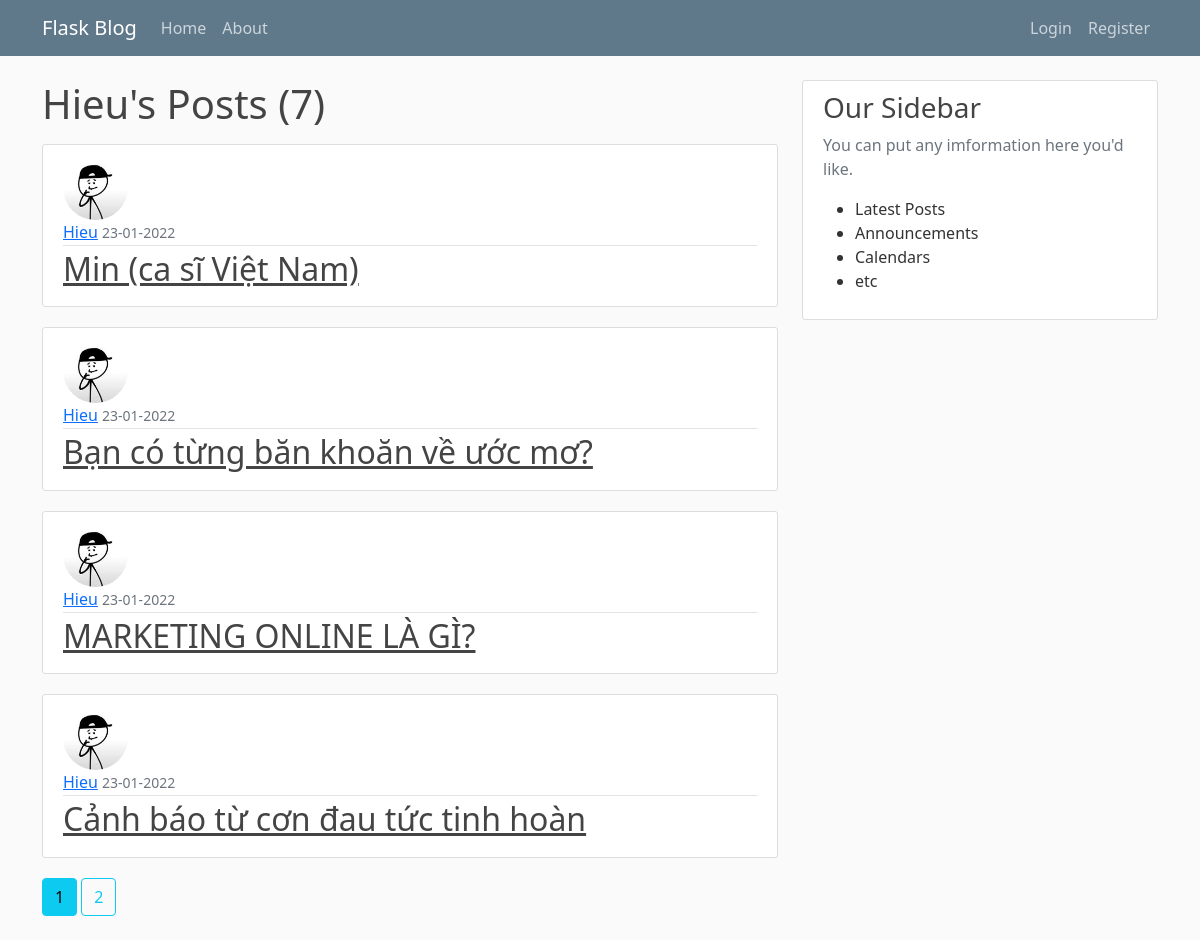
/user/Hieu, run on the app's committed database.
### flaskblog/models.py (models this page shows, shortened)
class User(db.Model, UserMixin):
    id = db.Column(db.Integer, primary_key=True)
    username = db.Column(db.String(20), unique=True, nullable=False)
    email = db.Column(db.String(120), unique=True, nullable=False)
    image_file = db.Column(db.String(20), nullable=False, default='default.jpg')
    password = db.Column(db.String(60), nullable=False)
    posts = db.relationship('Post', backref='author', lazy=True)

class Post(db.Model):
    id = db.Column(db.Integer, primary_key=True)
    title = db.Column(db.String(100), nullable=False)
    date_posted = db.Column(db.DateTime, nullable=False, default = datetime.utcnow)
    content = db.Column(db.Text, nullable=False)
    user_id = db.Column(db.Integer,db.ForeignKey('user.id'), nullable=False)

### flaskblog/routes.py (the view)
@app.route("/user/<string:username>")
def user_posts(username):
    page = request.args.get('page', 1, type=int)
    user = User.query.filter_by(username=username).first_or_404()
    posts = Post.query.filter_by(author=user)\
            .order_by(Post.date_posted.desc())\
            .paginate(page=page, per_page=4)
    return render_template('user_posts.html', posts=posts, user=user)

### flaskblog/templates/user_posts.html
{% extends "layout.html" %}
{% block content %}
    <h1 class="mb-3">{{ user.username }}'s Posts ({{ posts.total }})</h1>
    {% for post in posts.items %}
        <article class="media content-section">
            <img class="rounded-circle article-img" src="{{ url_for('static', filename='profile_pics/' + post.author.image_file) }}">
            <div>
                <div class="article-metadata">
                    <a class="mr-2" href="{{ url_for('user_posts', username = post.author.username) }}">{{ post.author.username }}</a>
                    <small class="text-muted">{{ post.date_posted.strftime('%d-%m-%Y') }}</small>
                </div>
                <h2><a class="article-title" href="{{ url_for('post', post_id = post.id) }}">{{ post.title }}</a></h2>
            </div>
        </article>
    {% endfor %}
    {% for page_num in posts.iter_pages(left_edge = 1, right_edge = 1, left_current = 1, right_current = 2) %}
        {% if page_num %}
            {% if posts.page == page_num %}
                <a class="btn btn-info mb-4" href="{{ url_for('user_posts', username=user.username, page= page_num) }}">{{ page_num }}</a>
            {% else %}
                <a class="btn btn-outline-info mb-4" href="{{ url_for('user_posts', username=user.username, page= page_num) }}">{{ page_num }}</a>
            {% endif %}
        {% else %}
            ...
        {% endif %}
    {% endfor %}
{% endblock content %}

### flaskblog/static/main.css (style rules this page uses)
body { background: #fafafa; color: #333333; margin-top: 5rem; }
h1, h2, h3, h4, h5, h6 { color: #444444; }
.content-section { background: #ffffff; padding: 10px 20px; border: 1px solid #dddddd; border-radius: 3px; margin-bottom: 20px; }
.article-title { color: #444444; }
.article-img { height: 65px; width: 65px; margin-right: 16px; }
.article-metadata { padding-bottom: 1px; margin-bottom: 4px; border-bottom: 1px solid #e3e3e3 }

### data on the page
User: username "Hieu"
Post: image_file (picture), author.username "Hieu", date_posted "23-01-2022", title "Min (ca sĩ Việt Nam)"
Post: image_file (picture), author.username "Hieu", date_posted "23-01-2022", title "Bạn có từng băn khoăn về ước mơ?"
Post: image_file (picture), author.username "Hieu", date_posted "23-01-2022", title "MARKETING ONLINE LÀ GÌ?"
Post: image_file (picture), author.username "Hieu", date_posted "23-01-2022", title "Cảnh báo từ cơn đau tức tinh hoàn"

### other printed values
{{ posts.total }} "7"
{{ page_num }} "1"
{{ page_num }} "2"
